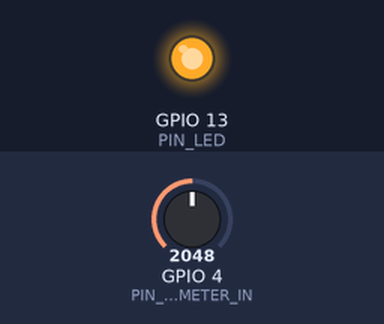
Recording of a sketch running on a simulated ESP32. Parts: output pins drawn as LEDs (lit = HIGH). The inputs (shaded band) are chosen by the test bench; at power-on: GPIO 4 (PIN_POTENTIOMETER_IN) = 2048.

Above: at 1.2 s.
1.3 s: GPIO 4 (PIN_POTENTIOMETER_IN) set to 1228
At 2.3 s:
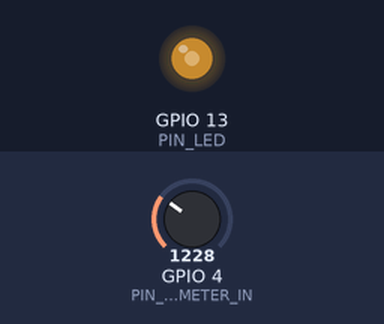
2.8 s: GPIO 4 (PIN_POTENTIOMETER_IN) set to 2047
At 3.4 s:
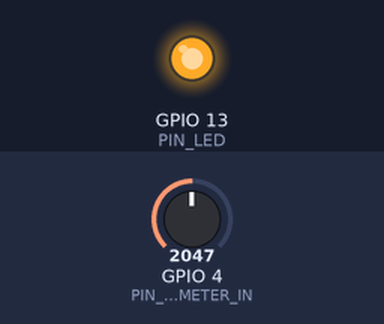
4.3 s: GPIO 4 (PIN_POTENTIOMETER_IN) set to 332
At 4.6 s:
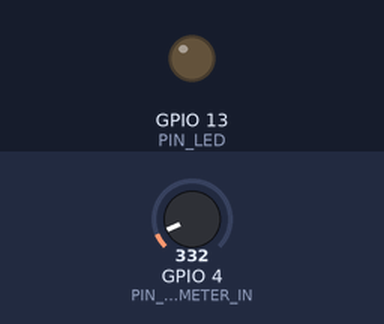
5.8 s: GPIO 4 (PIN_POTENTIOMETER_IN) set to 2866
At 6.6 s:
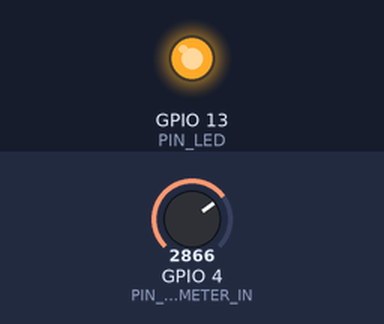
7.3 s: GPIO 4 (PIN_POTENTIOMETER_IN) set to 0
At 7.8 s:
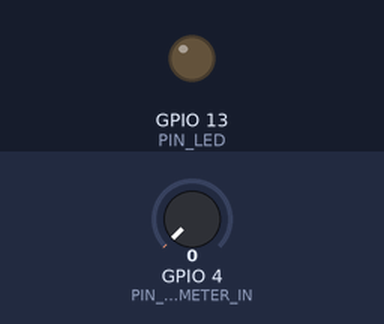
Timing chart, 0 to 9.8 s (numbered marks = the images above; inputs shaded):
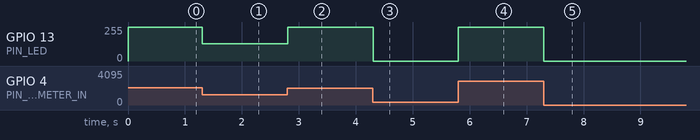

Measured:
- after the input at 1.3 s, GPIO 13 (PIN_LED): 255/255 → 130/255 at once
- after the input at 2.8 s, GPIO 13 (PIN_LED): 130/255 → 255/255 at once
- after the input at 4.3 s, GPIO 13 (PIN_LED): 255/255 → 0/255 at once
- after the input at 5.8 s, GPIO 13 (PIN_LED): 0/255 → 255/255 at once
- after the input at 7.3 s, GPIO 13 (PIN_LED): 255/255 → 0/255 at once

The sketch:

18.brightness.ino
```cpp
#define PIN_POTENTIOMETER_IN  4
#define PIN_LED               13
#define CHN                   0
#define LIGHT_MIN             372
#define LIGHT_MAX             2'048

int adcVal;
int pwmVal;

void setup() {
  ledcAttachChannel(PIN_LED, 1'000, 12, CHN);
}

void loop() {
  adcVal = analogRead(PIN_POTENTIOMETER_IN);  // reading ADC
  pwmVal = map(constrain(adcVal, LIGHT_MIN, LIGHT_MAX), LIGHT_MIN, LIGHT_MAX, 0, 4'095);  // adcVal re-map to pwmVal
  ledcWrite(PIN_LED, pwmVal);
  delay(10);
}
```
